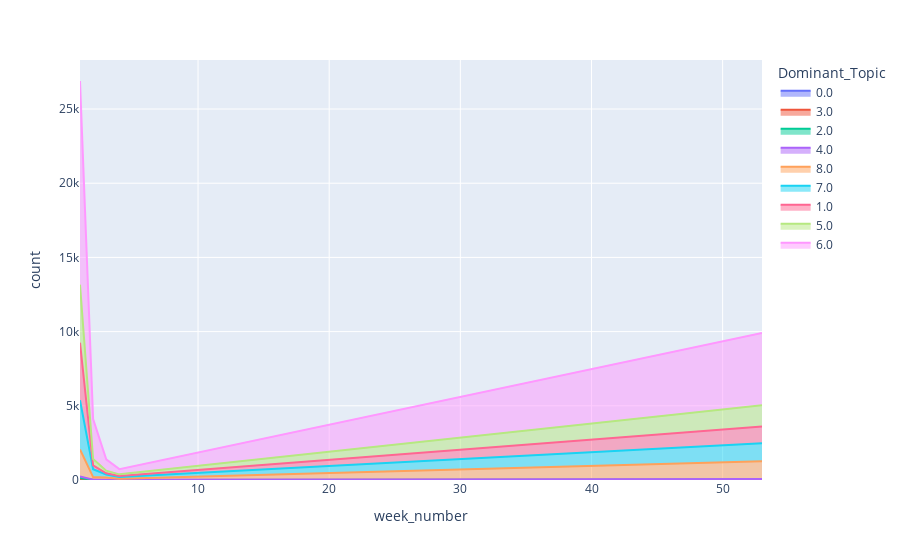

The cell this chart's notebook holds for it:
### Code cell
# Plot topic distribution over time
topic_stream_week = px.area(topic_dist_week_count, x='week_number', y='count', color='Dominant_Topic')
topic_stream_week

### Figure 1 — Plotly figure (JSON) as saved in the notebook; plotly's stock layout.template omitted (floating-point values rounded to 4 significant figures)
{"data": [{"hovertemplate": "Dominant_Topic=0.0<br>week_number=%{x}<br>count=%{y}<extra></extra>", "legendgroup": "0.0", "line": {"color": "#636efa"}, "marker": {"symbol": "circle"}, "mode": "lines", "name": "0.0", "orientation": "v", "showlegend": true, "stackgroup": "1", "type": "scatter", "x": [1, 53], "xaxis": "x", "y": [3, 1], "yaxis": "y"}, {"hovertemplate": "Dominant_Topic=3.0<br>week_number=%{x}<br>count=%{y}<extra></extra>", "legendgroup": "3.0", "line": {"color": "#EF553B"}, "marker": {"symbol": "circle"}, "mode": "lines", "name": "3.0", "orientation": "v", "showlegend": true, "stackgroup": "1", "type": "scatter", "x": [1, 2, 4, 53], "xaxis": "x", "y": [26, 3, 1, 22], "yaxis": "y"}, {"hovertemplate": "Dominant_Topic=2.0<br>week_number=%{x}<br>count=%{y}<extra></extra>", "legendgroup": "2.0", "line": {"color": "#00cc96"}, "marker": {"symbol": "circle"}, "mode": "lines", "name": "2.0", "orientation": "v", "showlegend": true, "stackgroup": "1", "type": "scatter", "x": [1, 2, 3, 4, 53], "xaxis": "x", "y": [104, 2, 1, 4, 17], "yaxis": "y"}, {"hovertemplate": "Dominant_Topic=4.0<br>week_number=%{x}<br>count=%{y}<extra></extra>", "legendgroup": "4.0", "line": {"color": "#ab63fa"}, "marker": {"symbol": "circle"}, "mode": "lines", "name": "4.0", "orientation": "v", "showlegend": true, "stackgroup": "1", "type": "scatter", "x": [1, 2, 3, 4, 53], "xaxis": "x", "y": [109, 16, 20, 7, 29], "yaxis": "y"}, {"hovertemplate": "Dominant_Topic=8.0<br>week_number=%{x}<br>count=%{y}<extra></extra>", "legendgroup": "8.0", "line": {"color": "#FFA15A"}, "marker": {"symbol": "circle"}, "mode": "lines", "name": "8.0", "orientation": "v", "showlegend": true, "stackgroup": "1", "type": "scatter", "x": [1, 2, 3, 4, 53], "xaxis": "x", "y": [1814, 175, 140, 79, 1191], "yaxis": "y"}, {"hovertemplate": "Dominant_Topic=7.0<br>week_number=%{x}<br>count=%{y}<extra></extra>", "legendgroup": "7.0", "line": {"color": "#19d3f3"}, "marker": {"symbol": "circle"}, "mode": "lines", "name": "7.0", "orientation": "v", "showlegend": true, "stackgroup": "1", "type": "scatter", "x": [1, 2, 3, 4, 53], "xaxis": "x", "y": [3318, 531, 206, 118, 1221], "yaxis": "y"}, {"hovertemplate": "Dominant_Topic=1.0<br>week_number=%{x}<br>count=%{y}<extra></extra>", "legendgroup": "1.0", "line": {"color": "#FF6692"}, "marker": {"symbol": "circle"}, "mode": "lines", "name": "1.0", "orientation": "v", "showlegend": true, "stackgroup": "1", "type": "scatter", "x": [1, 2, 3, 4, 53], "xaxis": "x", "y": [3880, 262, 85, 58, 1116], "yaxis": "y"}, {"hovertemplate": "Dominant_Topic=5.0<br>week_number=%{x}<br>count=%{y}<extra></extra>", "legendgroup": "5.0", "line": {"color": "#B6E880"}, "marker": {"symbol": "circle"}, "mode": "lines", "name": "5.0", "orientation": "v", "showlegend": true, "stackgroup": "1", "type": "scatter", "x": [1, 2, 3, 4, 53], "xaxis": "x", "y": [3911, 424, 174, 113, 1434], "yaxis": "y"}, {"hovertemplate": "Dominant_Topic=6.0<br>week_number=%{x}<br>count=%{y}<extra></extra>", "legendgroup": "6.0", "line": {"color": "#FF97FF"}, "marker": {"symbol": "circle"}, "mode": "lines", "name": "6.0", "orientation": "v", "showlegend": true, "stackgroup": "1", "type": "scatter", "x": [1, 2, 3, 4, 53], "xaxis": "x", "y": [13724, 2688, 761, 352, 4875], "yaxis": "y"}], "layout": {"legend": {"title": {"text": "Dominant_Topic"}, "tracegroupgap": 0}, "margin": {"t": 60}, "xaxis": {"anchor": "y", "domain": [0, 1], "title": {"text": "week_number"}}, "yaxis": {"anchor": "x", "domain": [0, 1], "title": {"text": "count"}}}}
